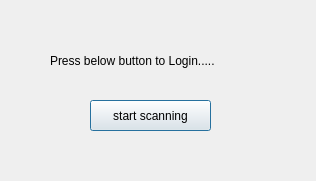
<?xml version="1.0" encoding="UTF-8"?>
<ui version="4.0">
 <class>Dialog</class>
 <widget class="QDialog" name="Dialog">
  <property name="geometry">
   <rect>
    <x>0</x>
    <y>0</y>
    <width>316</width>
    <height>181</height>
   </rect>
  </property>
  <property name="windowTitle">
   <string>Dialog</string>
  </property>
  <widget class="QPushButton" name="scan_button">
   <property name="geometry">
    <rect>
     <x>90</x>
     <y>100</y>
     <width>121</width>
     <height>31</height>
    </rect>
   </property>
   <property name="text">
    <string>start scanning</string>
   </property>
  </widget>
  <widget class="QLabel" name="scan_label">
   <property name="geometry">
    <rect>
     <x>50</x>
     <y>50</y>
     <width>221</width>
     <height>21</height>
    </rect>
   </property>
   <property name="text">
    <string>Press below button to Login.....</string>
   </property>
  </widget>
 </widget>
 <resources/>
 <connections/>
</ui>
